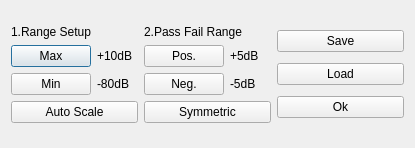
<?xml version="1.0" encoding="UTF-8"?>
<ui version="4.0">
 <class>Dialog</class>
 <widget class="QDialog" name="Dialog">
  <property name="geometry">
   <rect>
    <x>0</x>
    <y>0</y>
    <width>415</width>
    <height>148</height>
   </rect>
  </property>
  <property name="windowTitle">
   <string>change scale</string>
  </property>
  <layout class="QGridLayout" name="gridLayout">
   <item row="0" column="0">
    <layout class="QVBoxLayout" name="verticalLayout">
     <item>
      <widget class="QLabel" name="label">
       <property name="maximumSize">
        <size>
         <width>16777215</width>
         <height>100</height>
        </size>
       </property>
       <property name="text">
        <string>1.Range Setup</string>
       </property>
      </widget>
     </item>
     <item>
      <layout class="QHBoxLayout" name="horizontalLayout">
       <item>
        <widget class="QPushButton" name="pushButton_2">
         <property name="text">
          <string>Max</string>
         </property>
        </widget>
       </item>
       <item>
        <widget class="QLabel" name="label_2">
         <property name="text">
          <string>+10dB</string>
         </property>
        </widget>
       </item>
      </layout>
     </item>
     <item>
      <layout class="QHBoxLayout" name="horizontalLayout_2">
       <item>
        <widget class="QPushButton" name="pushButton_3">
         <property name="text">
          <string>Min</string>
         </property>
        </widget>
       </item>
       <item>
        <widget class="QLabel" name="label_3">
         <property name="text">
          <string>-80dB</string>
         </property>
        </widget>
       </item>
      </layout>
     </item>
     <item>
      <widget class="QPushButton" name="pushButton">
       <property name="text">
        <string>Auto Scale</string>
       </property>
      </widget>
     </item>
    </layout>
   </item>
   <item row="0" column="1">
    <layout class="QVBoxLayout" name="verticalLayout_2">
     <item>
      <widget class="QLabel" name="label_6">
       <property name="maximumSize">
        <size>
         <width>16777215</width>
         <height>100</height>
        </size>
       </property>
       <property name="text">
        <string>2.Pass Fail Range</string>
       </property>
      </widget>
     </item>
     <item>
      <layout class="QHBoxLayout" name="horizontalLayout_3">
       <item>
        <widget class="QPushButton" name="pushButton_8">
         <property name="text">
          <string>Pos.</string>
         </property>
        </widget>
       </item>
       <item>
        <widget class="QLabel" name="label_4">
         <property name="text">
          <string>+5dB</string>
         </property>
        </widget>
       </item>
      </layout>
     </item>
     <item>
      <layout class="QHBoxLayout" name="horizontalLayout_4">
       <item>
        <widget class="QPushButton" name="pushButton_9">
         <property name="text">
          <string>Neg.</string>
         </property>
        </widget>
       </item>
       <item>
        <widget class="QLabel" name="label_5">
         <property name="text">
          <string>-5dB</string>
         </property>
        </widget>
       </item>
      </layout>
     </item>
     <item>
      <widget class="QPushButton" name="pushButton_4">
       <property name="text">
        <string>Symmetric</string>
       </property>
      </widget>
     </item>
    </layout>
   </item>
   <item row="0" column="2">
    <layout class="QVBoxLayout" name="verticalLayout_3">
     <item>
      <widget class="QPushButton" name="pushButton_6">
       <property name="text">
        <string>Save</string>
       </property>
      </widget>
     </item>
     <item>
      <widget class="QPushButton" name="pushButton_7">
       <property name="text">
        <string>Load</string>
       </property>
      </widget>
     </item>
     <item>
      <widget class="QPushButton" name="pushButton_5">
       <property name="text">
        <string>Ok</string>
       </property>
      </widget>
     </item>
    </layout>
   </item>
  </layout>
 </widget>
 <resources/>
 <connections/>
</ui>
